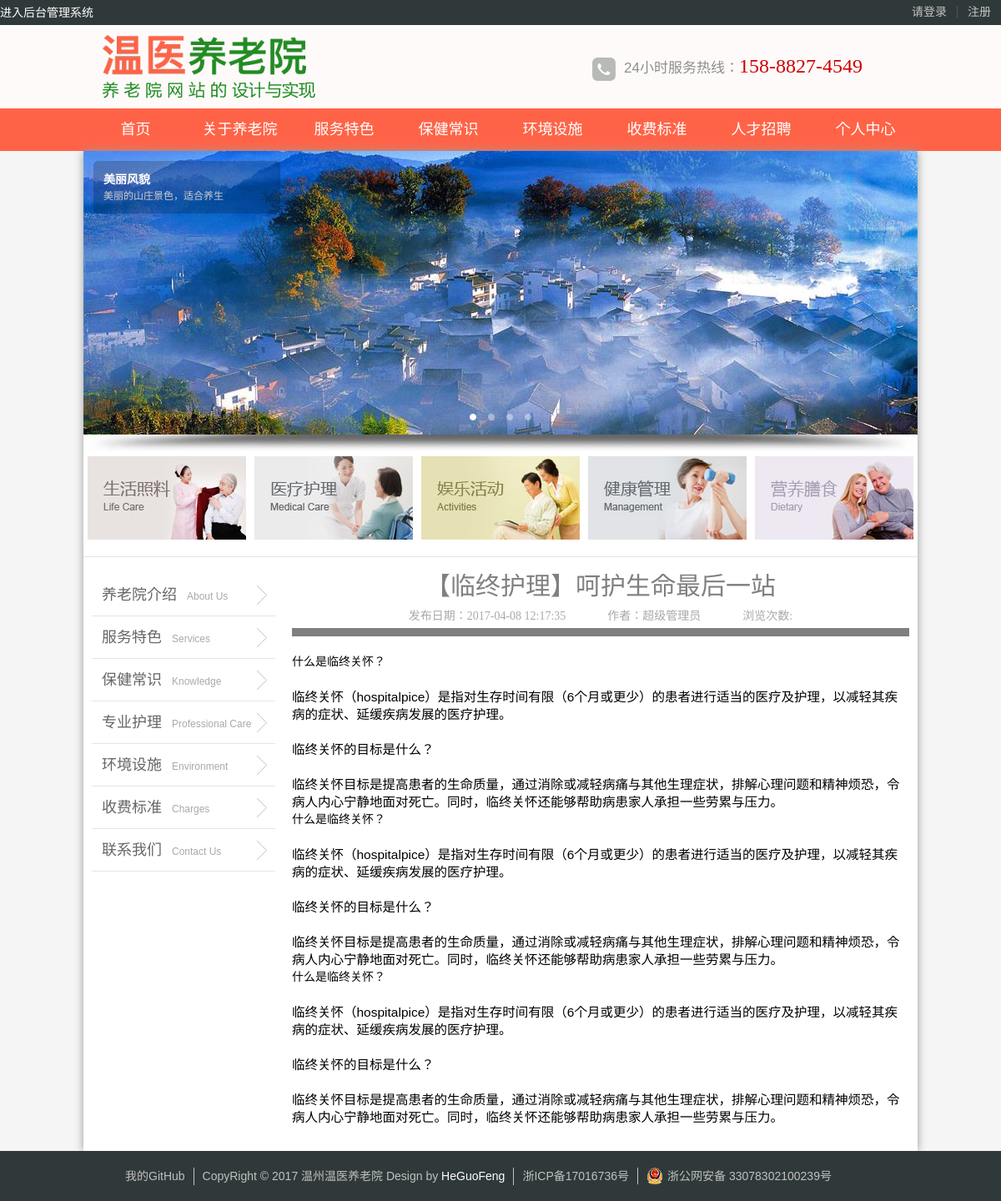
The app's page /article.php?id=5 with its own data.
### tables this page shows
CREATE TABLE `article` (
  `id` int(11) UNSIGNED NOT NULL,
  `title` varchar(100) NOT NULL,
  `author` varchar(50) NOT NULL,
  `description` varchar(255) NOT NULL,
  `content` text NOT NULL,
  `category_id` int(2) NOT NULL,
  `dateline` datetime NOT NULL DEFAULT CURRENT_TIMESTAMP
);

### lib/mysql.php (called while the page is built, shortened)
<?php
function fetchOne($sql,$result_type=MYSQL_ASSOC){
	$result=mysql_query($sql);
	$row=mysql_fetch_array($result,$result_type);
	return $row;
}

### article.php (the view, shortened to what this page needs)
<?php
$a_id=$_REQUEST['id'];
$sql="select * from article where id = {$a_id}";
$row=fetchOne($sql);
$sql="select * from article where category_id=6";
$shzl=fetchOne($sql);
$sql="select * from article where category_id=7";
$ylhl=fetchOne($sql);
$sql="select * from article where category_id=8";
$ylhd=fetchOne($sql);
$sql="select * from article where category_id=9";
$jkgl=fetchOne($sql);
$sql="select * from article where category_id=10";
$yyss=fetchOne($sql);
?>
<!DOCTYPE html>
<html>
<head>
<link rel="stylesheet" type="text/css" href="css/reset.css"/>
<link rel="stylesheet" type="text/css" href="css/main.css" media="screen and (min-width:481px)">
<link rel="stylesheet" type="text/css" href="css/main480.css" media="screen and (max-width:480px)"/>
</head>
<body>
	<div class="top" id="top">
		<div class="top_content">
			<div class="top_content_l">
				<a href="admin/index.php" target="_blank" class="backstage">进入后台管理系统</a>
			</div>
			<?php if($userInfo['id']):?>
			<ul class="top_content_user">
				<li>
					<span>欢迎您</span>
				</li>
				<li class="top_content_nav">
					<div id="pic_tx">
						<img alt="我的头像" width="20" height="20" src="upload/<?php echo $userInfo['u_photo']?$userInfo['u_photo']:'/sys/login_no.png'; ?>" />
					</div>
					<a class="user" href="javascript:;"><?php echo $userInfo['u_name']?$userInfo['u_name']:$userInfo['u_username'];?><i class="user_ico"></i></a>
						<div class="userCard">
							<a href="personal_info.php">个人中心</a>
							<a href="doUserAction.php?act=userOut">退出</a>
						</div>
				</li>
			</ul>
			<?php else:?>
			<ul class="top_content_r">
				<li><a href="login.html">请登录</a></li>
				<li><a class="top_zc" href="reg.html">注册</a></li>
			</ul>
			<?php endif;?>
		</div>
	</div>
	<div class="wrap_logo">
	<div class="logo">
			<div class="logo_left"><a href="#"><img src="images/logo.gif"/></a> </div>
			<div class="logo_right"><img src="images/tel.jpg" width="28" height="28" />24小时服务热线：<span class="tel">158-8827-4549</span></div>
	</div>
	</div>
	<div class="nav">
		<div class="nav_mid" id="nav_mid">
				<ul>
					<li><a href="index.php">首页</a></li>
					<li><a href="nav_about.php?id=3">关于养老院</a></li>
					<li><a href="nav_about.php?id=4">服务特色</a></li>
					<li><a href="nav_about.php?id=2">保健常识</a></li>
					<li><a href="nav_about.php?id=12">环境设施</a></li>
					<li><a href="nav_about.php?id=13">收费标准</a></li>
					<li><a href="nav_about.php?id=5">人才招聘</a></li>
					<li><a href="personal_info.php">个人中心</a></li>
				</ul>
		</div>
	</div>
	 <div class="wrap">
	<div class="ad">
		<div id="boxID">
			<div class="pic">
				<ul>
					<li><a href="#"><img src="images/pic4.jpg" alt="美丽风貌" text="美丽的山庄景色，适合养生"/></a></li>
				</ul>
			</div>
		</div>
	</div>
	<div class="hengxian"><img src="images/diying.jpg" width="100%" height="20px"></div>
	<div class="pages">
		<ul>
			<li class="pages01">
				<a href="article.php?id=<?php echo $shzl['id']; ?>" title="生活照料"><img src="images/page01.jpg" alt="生活照料"></a>
			</li>
			<li class="pages02">
				<a href="article.php?id=<?php echo $ylhl['id']; ?>" title="医疗护理"><img src="images/page02.jpg" alt="医疗护理"></a>
			</li>
			<li class="pages03">
				<a href="article.php?id=<?php echo $ylhd['id']; ?>" title="娱乐活动"><img src="images/page03.jpg" alt="娱乐活动"></a>
			</li>
			<li class="pages04">
				<a href="article.php?id=<?php echo $jkgl['id']; ?>" title="健康管理"><img src="images/page04.jpg" alt="健康管理"></a>
			</li>
			<li class="pages05">
				<a href="article.php?id=<?php echo $yyss['id']; ?>" title="营养膳食"><img src="images/page05.jpg" alt="营养膳食"></a>
			</li>
		</ul>
	</div>
	<div class="content">
		<div class="content_l">
			<div class="content_l_list">
				<ul>
					<li><a id="about" href="javascript:;">养老院介绍<span>About Us</span></a></li>
					<li><a id="services" href="javascript:;">服务特色<span>Services</span></a></li>
					<li><a id="knowledge" href="javascript:;">保健常识<span>Knowledge</span></a></li>
					<li><a id="professional" href="javascript:;">专业护理<span>Professional Care</span></a></li>
					<li><a id="environment" href="javascript:;">环境设施<span>Environment</span></a></li>
					<li><a id="charges" href="javascript:;">收费标准<span>Charges</span></a></li>
					<li><a id="contact" href="javascript:;">联系我们<span>Contact Us</span></a></li>
				</ul>
			</div>
		</div>
		<div class="content_right">
			<h1 class="a_title"><?php echo $row['title'] ?><br />
				<span>发布日期：<?php echo $row['dateline']; ?></span><span class="a_title2">作者：<?php echo $row['author']; ?></span><span class="a_title2">浏览次数:<?php echo $row['history']; ?></span>
			</h1>
			<div class="a_content">
				<?php echo $row['content']; ?>
			</div>
		</div>
	</div>
	</div>
	<div class="footer">
		<div class="footer_text">
			<a class="github fl" href="https://github.com/heguofeng" target="_blank" title="我的个人GitHUb">我的GitHub</a>
			<span class="copyright fl">CopyRight © 2017 温州温医养老院 Design by <i>HeGuoFeng</i></span>
			<a class="icp fl" href="http://www.miitbeian.gov.cn" target="_blank" title="浙ICP备17016736号">浙ICP备17016736号</a>
	 		<a class="zgwba fl" target="_blank" href="http://www.beian.gov.cn/portal/registerSystemInfo?recordcode=33078302100239" ><img src="images/备案图标.png" class="fl"/><p class="fl">浙公网安备 33078302100239号</p></a>
		</div>
	</div>
</body>
</html>

### css/main.css (style rules this page uses)
body { background-color:#F5F5F5 ; }
.top { width: 100%; height: 30px; background-color: #30393A; position: fixed; left: 0; top: 0; z-index: 3000; }
.top_content { width: 1200px; margin: 0 auto; }
.top_content .top_content_r,.top_content_user { float: right; }
.top_content .top_content_r li,.top_content_user li { float: left; position: relative; height: 30px; }
.top_content_user li span,.top_content_user li a,.backstage { color: #c4c3c3; float: left; line-height: 30px; }
.top_content .top_content_r li a { color: #c4c3c3; float: left; line-height: 15px; margin: 7px 0 0; padding: 0 12px; }
.top_content .top_content_r li .top_zc { border-left: 1px solid #495664; }
.wrap { width: 1000px; margin: 0 auto; background-color: #fff; box-shadow: 0 0 10px #999; }
.wrap_logo { background-color:#FFFAFA; width: 100%; margin-top: 30px; }
.logo { width: 1000px; height: 100px; margin: 0 auto; }
.logo_left { width: 350px; float: left; display: inline; padding-left: 10px; margin-top: 10px; }
.logo_right { width: 390px; height: 28px; margin-top: 39px; float: right; display: inline; color: #8e8e8e; font-size: 17px; }
.logo_right img { vertical-align: middle; margin-right: 10px; }
.tel { font-family: "微软雅黑"; font-size: 24px;color: #c00; }
.nav { width: 100%; margin: 0 auto; height: 51px; background-color: #FF6347; }
.nav_mid { margin: 0 auto; height: 51px; width: 1000px; line-height: 51px; }
.nav_mid li { float: left; width: 125px; text-align: center; }
.nav_mid li a { display: block; }
.nav_mid a:link,.nav_mid a:visited { font-size: 18px; color: #fff; text-decoration: none; }
.footer { width: 100%; background-color: #30393A; display: block; padding-top: 20px; overflow: hidden; }
.footer_text { width: 900px; height: 40px; margin: 0 auto; }
.copyright,.icp,.zgwba { border-left: 1px solid #C0C0C0; margin-left: 10px; padding-left: 10px; color: #C0C0C0; }
.copyright i { color: #FFFFFF; font-style: normal; }
.github { color: #C0C0C0; }
.zgwba { line-height: 20px; }
.zgwba p { margin-left: 5px; }
.pages { height: 100px; margin-bottom: 20px; overflow: hidden; border-bottom: 1px solid #e5e5e5; padding-bottom:20px; }
.pages ul { width: 1000px;padding-left: 5px; }
.pages ul li { display: block; float: left; margin-right: 10px; height: 100px; width: 190px; }
.content { background-color: #fff; width: 980px; min-height: 600px; margin: 0 auto; }
.content_l { float: left; width: 220px; height: 600px; }
.content_l_list li { border-bottom: 1px solid #E5E5E5; height: 50px; width: 220px; }
.content_l_list li a { background: url(../images/arrow.gif) no-repeat scroll 198px center; display: block; height: 50px; font: 18px/50px "微软雅黑"; padding-left: 12px; text-decoration: none; }
.content_l_list li a span { font-size: 12px; color: #a9a9a9; margin-left: 12px; font-family: arial, helvetica, sans-serif; }
.content_right { overflow: hidden; min-height: 655px; padding-bottom: 30px; padding-left: 20px; max-width: 740px; }
.a_title { font: 30px/1 "微软雅黑"; text-align: center; border-bottom: 10px solid #808080; margin-bottom: 20px; padding-bottom: 5px; color: #808080; }
.a_title span { color: #A9A9A9; font-size: 14px; }
.a_title2 { padding-left: 50px; }
.a_content P { font-size: 15.5px; }

### records on screen
article: title "【临终护理】呵护生命最后一站", dateline "2017-04-08 12:17:35", author "超级管理员", content "什么是临终关怀？ 临终关怀（hospitalpice）是指对生存时间有限（6个月或更少）的患者进行适当的医疗及护理，以减轻其疾病的症状、延缓疾病发展的医疗护理。 临终关怀的目标是什么？ 临终关怀目标是提高患者的生命质量，通过消除或减轻病痛与其他生理症状，排解心理问题和精神烦恐，令病人内心宁静地面对死亡。同时，临终关怀还能够帮助病患家人承担一些劳累与压力。 什么是临终关怀？ 临终关怀（hospitalpice）是指对生存时间有限（6个月或更少）的患者进行适当的医疗及护理，以减轻其疾病的症状、延缓疾病发展的医疗护理。 临终关怀的目标是什么？ 临终关怀目标是提高患者的生命质量，通过消除或减轻病痛与其他生理症状，排解心理问题和精神烦恐，令病人内心宁静地面对死亡。同时，临终关怀还能够帮助病患家人承担一些劳累与压力。 什么是临终关怀？ 临终关怀（hospitalpice）是指对生存时间有限（6个月或更少）的患者进行适当的医疗及护理，以减轻其疾病的症状、延缓疾病发展的医疗护理。 临终关怀的目标是什么？ 临终关怀目标是提高患者的生命质量，通过消除或减轻病痛与其他生理症状，排解心理问题和精神烦恐，令病人内心宁静地面对死亡。同时，临终关怀还能够帮助病患家人承担一些劳累与压力。"
